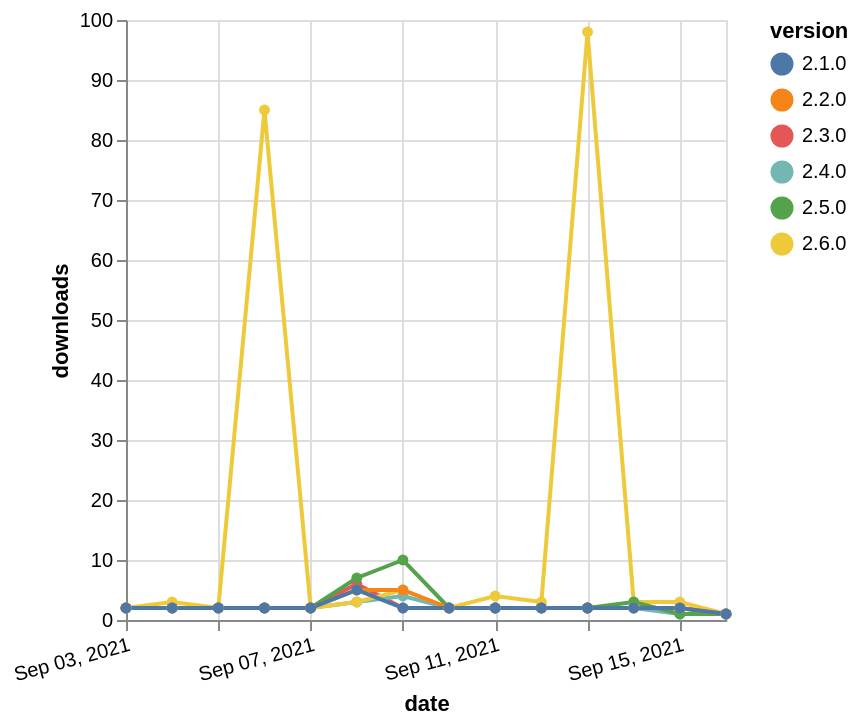

Source (Vega-Lite JSON):
### Vega-Lite specification from a JSON file in a GitHub repository (floating-point values rounded to 4 significant figures)
{"$schema": "https://vega.github.io/schema/vega-lite/v5.json", "description": "A simple bar chart with embedded data.", "data": {"values": [{"date": "2021-09-03", "total": 3504, "delta": 2, "version": "2.3.0"}, {"date": "2021-09-04", "total": 3506, "delta": 2, "version": "2.3.0"}, {"date": "2021-09-05", "total": 3508, "delta": 2, "version": "2.3.0"}, {"date": "2021-09-06", "total": 3510, "delta": 2, "version": "2.3.0"}, {"date": "2021-09-07", "total": 3512, "delta": 2, "version": "2.3.0"}, {"date": "2021-09-08", "total": 3518, "delta": 6, "version": "2.3.0"}, {"date": "2021-09-09", "total": 3520, "delta": 2, "version": "2.3.0"}, {"date": "2021-09-10", "total": 3522, "delta": 2, "version": "2.3.0"}, {"date": "2021-09-11", "total": 3524, "delta": 2, "version": "2.3.0"}, {"date": "2021-09-12", "total": 3526, "delta": 2, "version": "2.3.0"}, {"date": "2021-09-13", "total": 3528, "delta": 2, "version": "2.3.0"}, {"date": "2021-09-14", "total": 3530, "delta": 2, "version": "2.3.0"}, {"date": "2021-09-15", "total": 3532, "delta": 2, "version": "2.3.0"}, {"date": "2021-09-16", "total": 3533, "delta": 1, "version": "2.3.0"}, {"date": "2021-09-03", "total": 3073, "delta": 2, "version": "2.4.0"}, {"date": "2021-09-04", "total": 3075, "delta": 2, "version": "2.4.0"}, {"date": "2021-09-05", "total": 3077, "delta": 2, "version": "2.4.0"}, {"date": "2021-09-06", "total": 3079, "delta": 2, "version": "2.4.0"}, {"date": "2021-09-07", "total": 3081, "delta": 2, "version": "2.4.0"}, {"date": "2021-09-08", "total": 3084, "delta": 3, "version": "2.4.0"}, {"date": "2021-09-09", "total": 3088, "delta": 4, "version": "2.4.0"}, {"date": "2021-09-10", "total": 3090, "delta": 2, "version": "2.4.0"}, {"date": "2021-09-11", "total": 3092, "delta": 2, "version": "2.4.0"}, {"date": "2021-09-12", "total": 3094, "delta": 2, "version": "2.4.0"}, {"date": "2021-09-13", "total": 3096, "delta": 2, "version": "2.4.0"}, {"date": "2021-09-14", "total": 3098, "delta": 2, "version": "2.4.0"}, {"date": "2021-09-15", "total": 3099, "delta": 1, "version": "2.4.0"}, {"date": "2021-09-16", "total": 3100, "delta": 1, "version": "2.4.0"}, {"date": "2021-09-03", "total": 8612, "delta": 2, "version": "2.6.0"}, {"date": "2021-09-04", "total": 8615, "delta": 3, "version": "2.6.0"}, {"date": "2021-09-05", "total": 8617, "delta": 2, "version": "2.6.0"}, {"date": "2021-09-06", "total": 8702, "delta": 85, "version": "2.6.0"}, {"date": "2021-09-07", "total": 8704, "delta": 2, "version": "2.6.0"}, {"date": "2021-09-08", "total": 8707, "delta": 3, "version": "2.6.0"}, {"date": "2021-09-09", "total": 8712, "delta": 5, "version": "2.6.0"}, {"date": "2021-09-10", "total": 8714, "delta": 2, "version": "2.6.0"}, {"date": "2021-09-11", "total": 8718, "delta": 4, "version": "2.6.0"}, {"date": "2021-09-12", "total": 8721, "delta": 3, "version": "2.6.0"}, {"date": "2021-09-13", "total": 8819, "delta": 98, "version": "2.6.0"}, {"date": "2021-09-14", "total": 8822, "delta": 3, "version": "2.6.0"}, {"date": "2021-09-15", "total": 8825, "delta": 3, "version": "2.6.0"}, {"date": "2021-09-16", "total": 8826, "delta": 1, "version": "2.6.0"}, {"date": "2021-09-03", "total": 15566, "delta": 2, "version": "2.5.0"}, {"date": "2021-09-04", "total": 15568, "delta": 2, "version": "2.5.0"}, {"date": "2021-09-05", "total": 15570, "delta": 2, "version": "2.5.0"}, {"date": "2021-09-06", "total": 15572, "delta": 2, "version": "2.5.0"}, {"date": "2021-09-07", "total": 15574, "delta": 2, "version": "2.5.0"}, {"date": "2021-09-08", "total": 15581, "delta": 7, "version": "2.5.0"}, {"date": "2021-09-09", "total": 15591, "delta": 10, "version": "2.5.0"}, {"date": "2021-09-10", "total": 15593, "delta": 2, "version": "2.5.0"}, {"date": "2021-09-11", "total": 15595, "delta": 2, "version": "2.5.0"}, {"date": "2021-09-12", "total": 15597, "delta": 2, "version": "2.5.0"}, {"date": "2021-09-13", "total": 15599, "delta": 2, "version": "2.5.0"}, {"date": "2021-09-14", "total": 15602, "delta": 3, "version": "2.5.0"}, {"date": "2021-09-15", "total": 15603, "delta": 1, "version": "2.5.0"}, {"date": "2021-09-16", "total": 15604, "delta": 1, "version": "2.5.0"}, {"date": "2021-09-03", "total": 3547, "delta": 2, "version": "2.2.0"}, {"date": "2021-09-04", "total": 3549, "delta": 2, "version": "2.2.0"}, {"date": "2021-09-05", "total": 3551, "delta": 2, "version": "2.2.0"}, {"date": "2021-09-06", "total": 3553, "delta": 2, "version": "2.2.0"}, {"date": "2021-09-07", "total": 3555, "delta": 2, "version": "2.2.0"}, {"date": "2021-09-08", "total": 3560, "delta": 5, "version": "2.2.0"}, {"date": "2021-09-09", "total": 3565, "delta": 5, "version": "2.2.0"}, {"date": "2021-09-10", "total": 3567, "delta": 2, "version": "2.2.0"}, {"date": "2021-09-11", "total": 3569, "delta": 2, "version": "2.2.0"}, {"date": "2021-09-12", "total": 3571, "delta": 2, "version": "2.2.0"}, {"date": "2021-09-13", "total": 3573, "delta": 2, "version": "2.2.0"}, {"date": "2021-09-14", "total": 3575, "delta": 2, "version": "2.2.0"}, {"date": "2021-09-15", "total": 3577, "delta": 2, "version": "2.2.0"}, {"date": "2021-09-16", "total": 3578, "delta": 1, "version": "2.2.0"}, {"date": "2021-09-03", "total": 3896, "delta": 2, "version": "2.1.0"}, {"date": "2021-09-04", "total": 3898, "delta": 2, "version": "2.1.0"}, {"date": "2021-09-05", "total": 3900, "delta": 2, "version": "2.1.0"}, {"date": "2021-09-06", "total": 3902, "delta": 2, "version": "2.1.0"}, {"date": "2021-09-07", "total": 3904, "delta": 2, "version": "2.1.0"}, {"date": "2021-09-08", "total": 3909, "delta": 5, "version": "2.1.0"}, {"date": "2021-09-09", "total": 3911, "delta": 2, "version": "2.1.0"}, {"date": "2021-09-10", "total": 3913, "delta": 2, "version": "2.1.0"}, {"date": "2021-09-11", "total": 3915, "delta": 2, "version": "2.1.0"}, {"date": "2021-09-12", "total": 3917, "delta": 2, "version": "2.1.0"}, {"date": "2021-09-13", "total": 3919, "delta": 2, "version": "2.1.0"}, {"date": "2021-09-14", "total": 3921, "delta": 2, "version": "2.1.0"}, {"date": "2021-09-15", "total": 3923, "delta": 2, "version": "2.1.0"}, {"date": "2021-09-16", "total": 3924, "delta": 1, "version": "2.1.0"}]}, "width": "container", "mark": {"type": "line", "point": {"filled": true}}, "encoding": {"x": {"field": "date", "type": "temporal", "timeUnit": "yearmonthdate", "title": "date", "axis": {"labelAngle": -15}}, "y": {"field": "delta", "type": "quantitative", "title": "downloads"}, "color": {"field": "version", "type": "nominal"}, "tooltip": {"field": "delta"}}}
